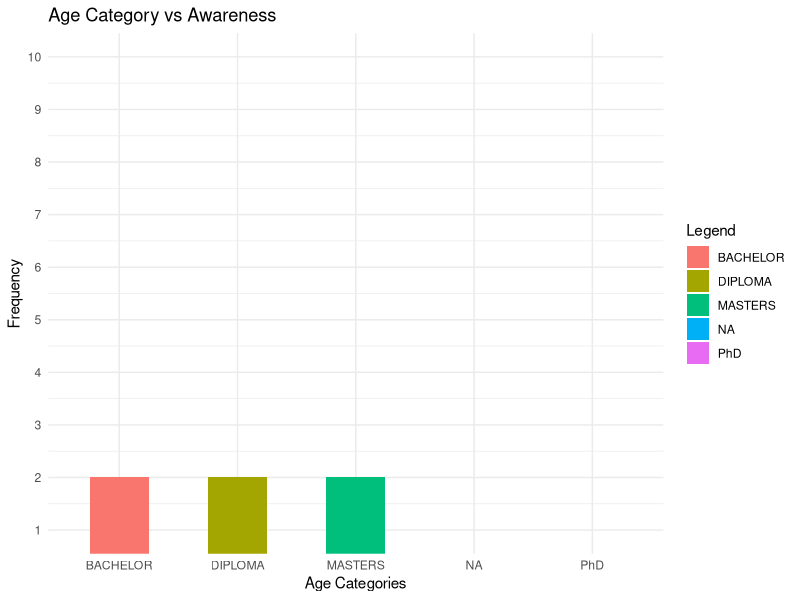

The R source for this figure:
library(readxl)
library(ggplot2)

age_group<-as.data.frame(read_excel("Demographic_and_BI_adoption.xlsx", sheet = "Demography_information", range = "D2:D13",col_names = FALSE,col_types = "text"))

bi_doption<-as.data.frame(read_excel("Demographic_and_BI_adoption.xlsx", sheet = "Business_intelligence_adoption", range = "F2:F13",col_names = FALSE,col_types = "text"))

occurance<-table(age_group[,1],bi_doption[,1])

q<-as.data.frame.matrix(occurance)
age_row_names <-as.data.frame(row.names.data.frame(q))
nFrame<-data.frame(
  qln = age_row_names,
  no = q[,1],
  yes = q[,2]
)
colnames(nFrame)<-c("qln","no","yes")

#tiff("age_vs_awareness_barChat.tiff", units="in", width=5, height=5, res=300)
ggplot(nFrame, aes(x=qln,y = yes,fill=qln)) + 
  geom_col(width = 0.5)+
  scale_y_continuous(breaks = seq(1,10,by=1))+
  coord_cartesian(ylim = c(1,10))+
  labs(
    title = "Age Category vs Awareness",
    x="Age Categories",
    y="Frequency",
    fill ="Legend"
  )+theme_minimal()
#dev.off()
